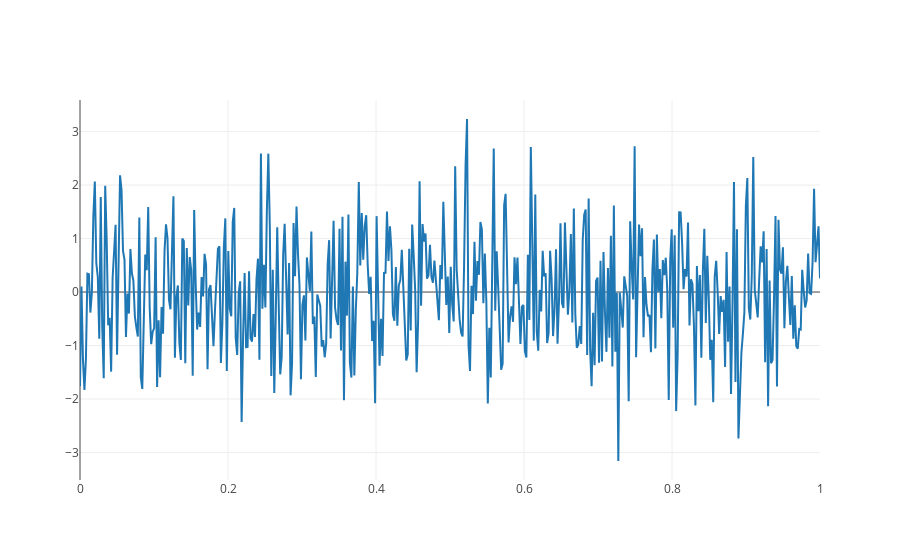

This figure's notebook cell:
### Markdown cell above
# Simple Line Plot

### Code cell
N = 500
random_x = np.linspace(0, 1, N)
random_y = np.random.randn(N)
trace = go.Scatter(
    x = random_x,
    y = random_y
)
plotly.offline.iplot([trace], filename='basic-line')

### Figure 1 — Plotly figure (JSON) as saved in the notebook; plotly's stock layout.template omitted (floating-point values rounded to 4 significant figures; data arrays with more than 128 entries replaced by an {"elided": "..."} marker saying what was removed)
{"data": [{"type": "scatter", "uid": "29bbdac0-97c7-4eb4-ae6e-0902434331c2", "x": {"elided": "500 float values"}, "y": {"elided": "500 float values"}}], "layout": {}}
